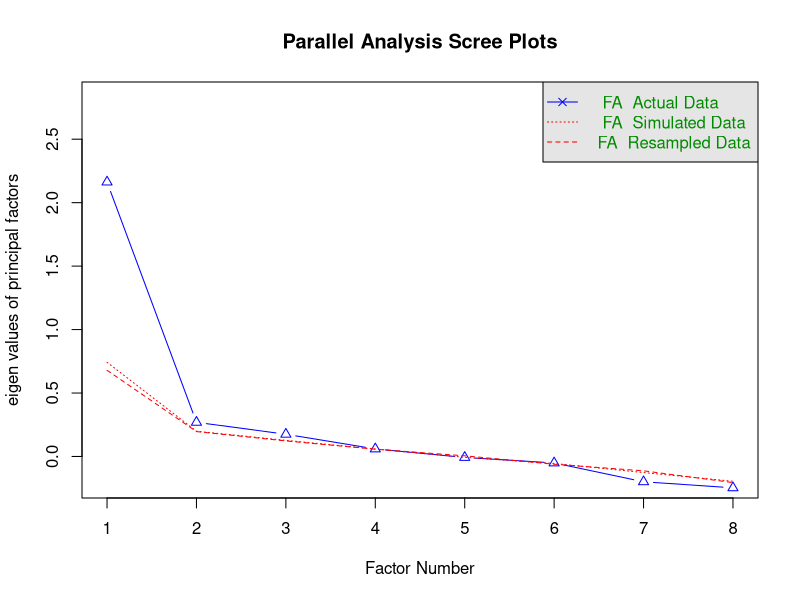

R code for this plot: (Note: this script raises an error after producing the figure.)
install.packages("kableExtra")
library(lavaan)
library(ggplot2)
library(dplyr)
library(haven)
library(lavaan)
library(semTools)
library(psych)
library(kableExtra) 


EFA <- read.table("Schoolplezier.dat", header = TRUE, sep = "\t")
head(EFA)

efa1 <- fa(EFA[, 5:12], nfactors = 1, fm = "ml")
efa1 
efa1$CFI
#Chi squared: function STATISTIC ou "empirical Chi squared"
efa1$STATISTIC
efa1$dof
efa1$PVAL
efa1$TLI

#model1_efa <- list(efa1)
#compare_efa_fit(modellen_efa)

fa.parallel(EFA[,5:12], fm = "ml", fa = "fa")
# Parallel analysis suggests that the number of factors = 1

efa2 <- fa(EFA[,5:12], nfactors = 2, rotate = "oblimin", fm = "ml")
efa2
efa3 <- fa(EFA[,5:12], nfactors = 3, rotate = "oblimin", fm = "ml")

models_efa <- list(efa1, efa2, efa3)
#compare_efa_fit(models_efa)

efa2Orth <- fa(EFA[,5:12], nfactors = 2, rotate = "varimax", fm = "ml")
efa2Orth 

# Assumpties checken
dat <- HolzingerSwineford1939
HS.model <- ' visual =~ x1 + x2 + x3
textual =~ x4 + x5 + x6
speed =~ x7 + x8 + x9 '
fitHS <- cfa(HS.model, data=dat, missing = "ML")

summary(fitHS)
sum(is.na(dat))
head(dat)

boxplot(dat$x1)

ggplot(dat, aes(y = x1)) +
  geom_boxplot(fill = "lightgray") +
  theme_minimal()
